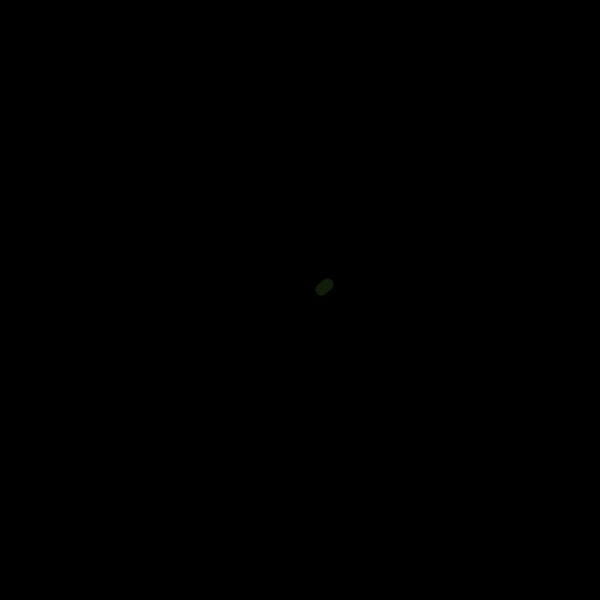
Frame 1 (no input)
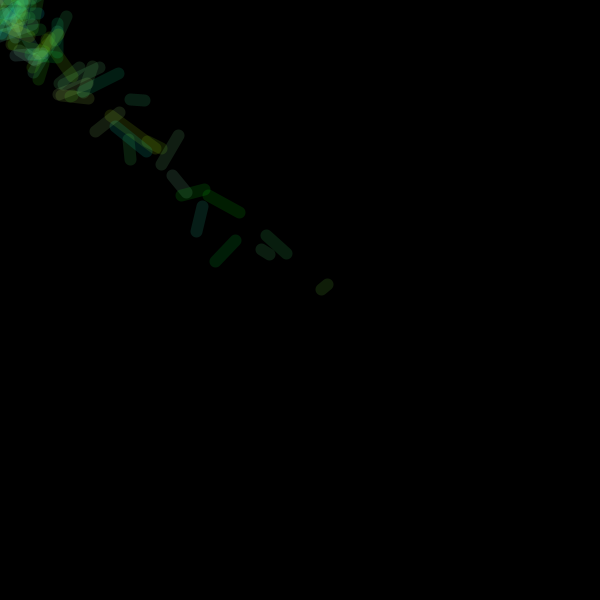
Frame 60 (the mouse pressed at the canvas centre just before this capture)
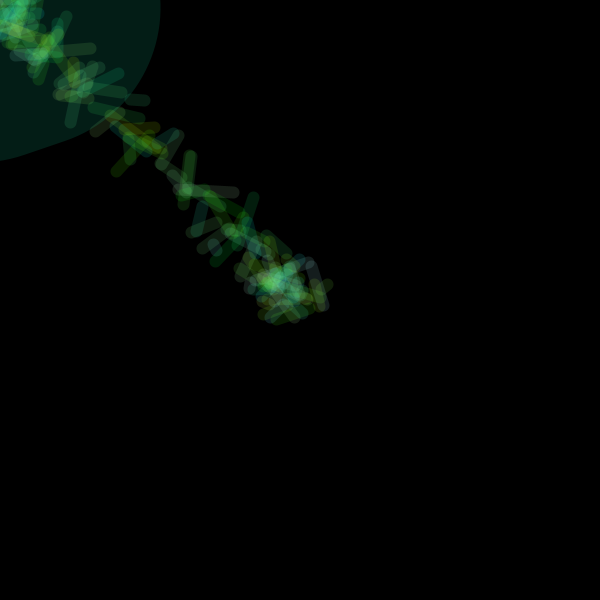
Frame 120 (the mouse held since frame 60 and released just before this capture)

The Processing sketch that drew these frames (run headless with seeded random() and noise(); from frame 60 on, the mouse is pressed at the canvas centre):

// Processing sketch: processing_88050
// ── processing_88050.pde

// adam ben-dror | 810161656
// hw - 3 
// ¬© 2013

//mouse click adds a random colored ellipse 
//"c" clears the screen 
//"v" creates horizontal lines
//"b" creates verticle lines 

float easingCoef, x, y, distX, distY, x1, y1, distX1, distY1, r, g, b ;


void setup() 

{
  size(600,600);
  smooth (); 
  background (0 );
  x = width * .5;
  y = height * .5;
  x1 = width * .5;
  y1 = height * .5;
  easingCoef = .07; 
  frameRate(30);
  
}


void draw() 

{
  
  r = random(0, 200) ;
  g = 250; 
  b = random (255);
  
 
  
  x = x + (distX * easingCoef); 
  y = y + (distY * easingCoef);
   
  distX = mouseX - x;
  distY = mouseY - y;
  
  
  x1 = x1 + (distX1 * easingCoef); 
  y1 = y1 + (distY1 * easingCoef);
  
  distX1 = pmouseX - x1; 
  distY1 = pmouseY - y1;
  
    
  int wt = abs (mouseX - pmouseX);
  strokeWeight( 12 + wt*.9); 
  // stroke(mouseY +random(-30, 30), mouseX +random(-30,30), mouseY +random(-30, 30), 40); 
  stroke  (r, g, b, 30);  
  
  line(x1+ random(-30, 30), y1 + random (-30,30), x + random (-30,30)  , y + random (-30,30) );
 
  
}

void mousePressed() {
  noStroke(); 
  fill(r, g, b, 39);
    ellipse (mouseX, mouseY, random(1, 79), random(1, 70) );
  
}


void keyPressed() {
   if (key == 'c')
  {
    background(0);
  }
     
  if (key == 'v')
  { 
    x = x - 250;
  }
  
  if (key == 'b')
  { 
    y = y - 250;
  }
  
  
}
